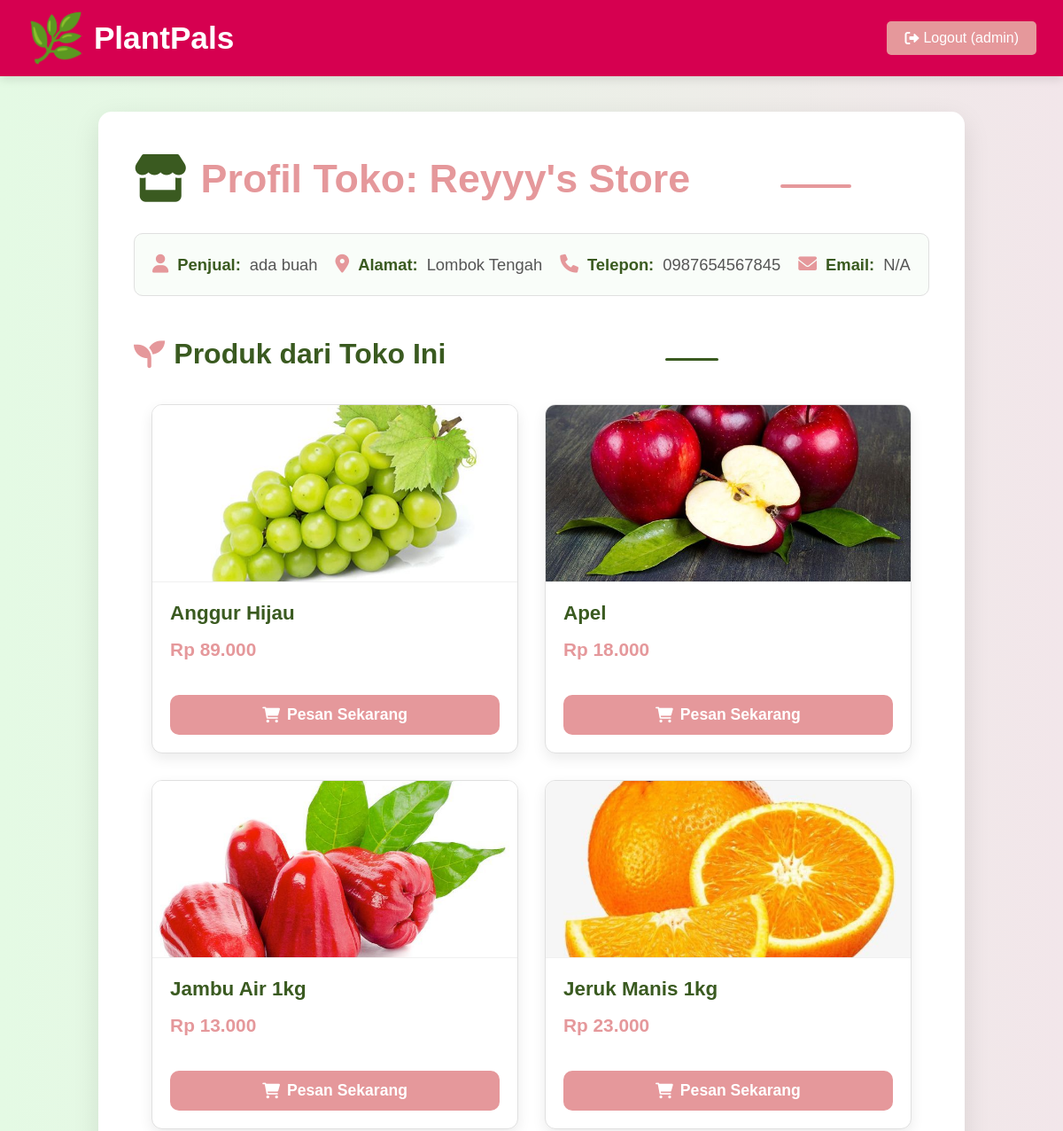
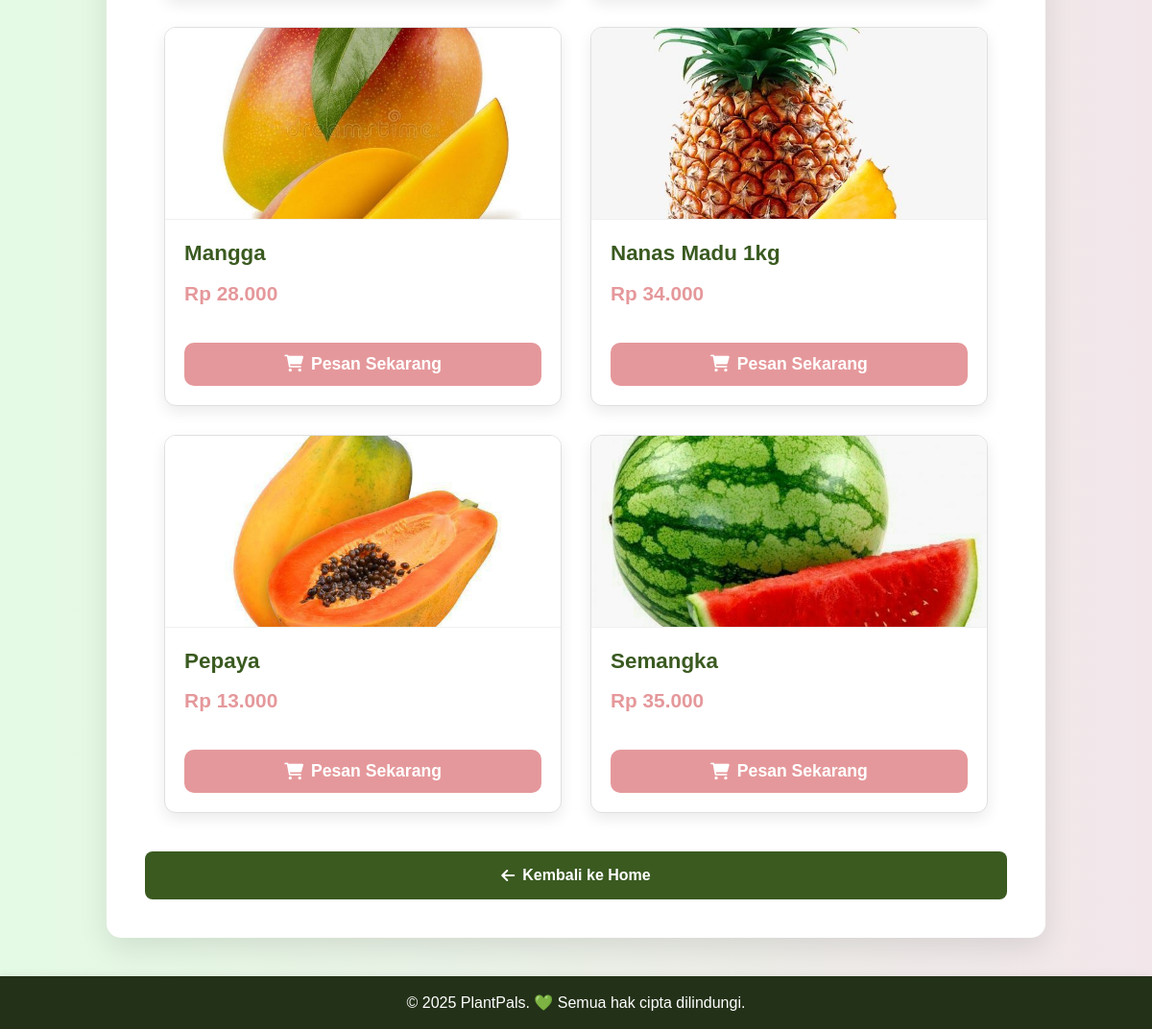
The page /store_profile.php?store_id_string=toko_ada_buah_1749587744 (signed in) on the database its author committed (2 pictures, top to bottom).
### tables this page shows
CREATE TABLE `stores` (
  `id` int(11) NOT NULL,
  `store_id_string` varchar(50) NOT NULL,
  `name` varchar(255) NOT NULL,
  `address` text NOT NULL,
  `phone_number` varchar(20) DEFAULT NULL,
  `email` varchar(100) DEFAULT NULL,
  `seller_user_id` int(11) NOT NULL,
  `created_at` timestamp NOT NULL DEFAULT current_timestamp(),
  `updated_at` timestamp NOT NULL DEFAULT current_timestamp() ON UPDATE current_timestamp(),
  `followers_count` int(11) DEFAULT 0
);

CREATE TABLE `users` (
  `id` int(11) NOT NULL,
  `username` varchar(50) NOT NULL,
  `password` varchar(255) NOT NULL,
  `email` varchar(100) DEFAULT NULL,
  `full_name` varchar(100) DEFAULT NULL,
  `phone_number` varchar(20) DEFAULT NULL,
  `address` text DEFAULT NULL,
  `role` enum('buyer','seller','admin') NOT NULL DEFAULT 'buyer',
  `created_at` timestamp NOT NULL DEFAULT current_timestamp()
);

CREATE TABLE `products` (
  `id` int(11) NOT NULL,
  `name` varchar(100) NOT NULL,
  `img` varchar(255) DEFAULT NULL,
  `scientific_name` varchar(100) DEFAULT NULL,
  `family` varchar(100) DEFAULT NULL,
  `description` text DEFAULT NULL,
  `habitat` text DEFAULT NULL,
  `care_instructions` text DEFAULT NULL,
  `unique_fact` text DEFAULT NULL,
  `price` decimal(10,2) NOT NULL,
  `stock` int(11) NOT NULL DEFAULT 0,
  `seller_id` int(11) DEFAULT NULL,
  `category_id` int(11) DEFAULT NULL,
  `created_at` timestamp NOT NULL DEFAULT current_timestamp(),
  `updated_at` timestamp NOT NULL DEFAULT current_timestamp() ON UPDATE current_timestamp()
);

### store_profile.php (the view, shortened to what this page needs)
<?php
$username = htmlspecialchars($_SESSION['username']);
require_once 'config.php';
$store_details = null;
$store_products = [];
$store_id_string_param = $_GET['store_id_string'] ?? '';
if (!empty($store_id_string_param)) {
    $stmt_store = mysqli_prepare($conn, "SELECT s.id, s.store_id_string, s.name, s.address, s.phone_number, s.email, s.seller_user_id, u.username as seller_username
                                        FROM stores s
                                        JOIN users u ON s.seller_user_id = u.id
                                        WHERE s.store_id_string = ? AND u.role = 'seller'");
    if ($stmt_store) {
        mysqli_stmt_bind_param($stmt_store, "s", $store_id_string_param);
        mysqli_stmt_execute($stmt_store);
        $result_store = mysqli_stmt_get_result($stmt_store);
        $store_details = mysqli_fetch_assoc($result_store);
    }
    if ($store_details) {
        $stmt_products = mysqli_prepare($conn, "SELECT * FROM products WHERE seller_id = ? ORDER BY name ASC");
        if ($stmt_products) {
            mysqli_stmt_bind_param($stmt_products, "i", $store_details['seller_user_id']);
            mysqli_stmt_execute($stmt_products);
            $result_products = mysqli_stmt_get_result($stmt_products);
            while ($row_product = mysqli_fetch_assoc($result_products)) {
                $store_products[] = $row_product;
            }
        }
    }
}
?>
<!DOCTYPE html>
<html lang="id">
<head>
    <link rel="stylesheet" href="/PlantPals/css/main_styles.css">
    <link rel="stylesheet" href="/PlantPals/css/dashboard_styles.css"> <link rel="stylesheet" href="https://cdnjs.cloudflare.com/ajax/libs/font-awesome/6.0.0-beta3/css/all.min.css">
</head>
<body>
    <header>
        <h1><span class="emoji">🌿</span> PlantPals</h1>
        <form action="/PlantPals/logout.php" method="post" style="margin:0;">
            <button class="logout-btn" type="submit" name="logout"><i class="fas fa-sign-out-alt"></i> Logout (<?php echo htmlspecialchars($username); ?>)</button>
        </form>
    </header>
    <div class="store-profile-container">
        <?php if ($store_details): ?>
            <h2><i class="fas fa-store"></i> Profil Toko: <?php echo htmlspecialchars($store_details['name']); ?></h2>
            <div class="store-details">
                <p><i class="fas fa-user"></i> <strong>Penjual:</strong> <?php echo htmlspecialchars($store_details['seller_username']); ?></p>
                <p><i class="fas fa-map-marker-alt"></i> <strong>Alamat:</strong> <?php echo htmlspecialchars($store_details['address'] ?? 'N/A'); ?></p>
                <p><i class="fas fa-phone"></i> <strong>Telepon:</strong> <?php echo htmlspecialchars($store_details['phone_number'] ?? 'N/A'); ?></p>
                <p><i class="fas fa-envelope"></i> <strong>Email:</strong> <?php echo htmlspecialchars($store_details['email'] ?? 'N/A'); ?></p>
            </div>
            <h3 class="products-section-title"><i class="fas fa-seedling"></i> Produk dari Toko Ini</h3>
            <?php if (empty($store_products)): ?>
                <p class="no-products-message">Toko ini belum memiliki produk.</p>
            <?php else: ?>
                <div class="products-from-store-grid">
                    <?php foreach ($store_products as $product): ?>
                        <div class="card">
                            <img src="<?php echo htmlspecialchars($product['img']); ?>" alt="<?php echo htmlspecialchars($product['name']); ?>" />
                            <div class="card-content">
                                <h4><?php echo htmlspecialchars($product['name']); ?></h4>
                                <p class="price">Rp <?php echo number_format($product['price'], 0, ',', '.'); ?></p>
                            </div>
                            <button class="buy-button"
                                    onclick="handleOrder('<?php echo htmlspecialchars($product['name']); ?>', '<?php echo htmlspecialchars($product['price']); ?>', '<?php echo htmlspecialchars($store_details['store_id_string']); ?>', '<?php echo htmlspecialchars($store_details['name'] . " - (" . $store_details['address'] . ")"); ?>');">
                                <i class="fas fa-shopping-cart"></i> Pesan Sekarang
                            </button>
                        </div>
                    <?php endforeach; ?>
                </div>
            <?php endif; ?>
        <?php endif; ?>
        <div class="back-btn-container">
            <a href="/PlantPals/dashboard.php?page=home" class="back-btn"><i class="fas fa-arrow-left"></i> Kembali ke Home</a>
        </div>
    </div>
    <footer>
        <p>&copy; 2025 PlantPals. 💚 Semua hak cipta dilindungi.</p>
    </footer>
</body>
</html>

### CSS/main_styles.css (style rules this page uses)
* { box-sizing: border-box; margin: 0; padding: 0; }
body { font-family: 'Poppins', sans-serif; line-height: 1.6; background: linear-gradient(to right, #FFFF); color: #333; min-height: 100vh; display: flex; flex-direction: column; }
h1, h2, h3, h4, h5, h6, .section-heading, .section-sub-title { font-family: 'Montserrat', sans-serif; }
a { color: #D60050; text-decoration: none; transition: color 0.3s ease; }
header { background-color: #D60050; color: white; padding: 15px 30px; display: flex; justify-content: space-between; align-items: center; box-shadow: 0 4px 10px rgba(0,0,0,0.1); flex-wrap: wrap; gap: 15px; }
header h1 { font-size: 2.2rem; margin: 0; display: flex; align-items: center; }
header h1 .emoji { font-size: 1.5em; margin-right: 10px; line-height: 1; }
.logout-btn { background-color: #E5989B; color: white; border: none; padding: 10px 20px; border-radius: 5px; cursor: pointer; font-size: 1em; transition: background-color 0.3s ease; display: flex; align-items: center; gap: 5px; }
footer { background-color: #233118; color: white; text-align: center; padding: 15px; margin-top: auto; box-shadow: 0 -2px 8px rgba(0,0,0,0.05); }

### CSS/dashboard_styles.css (style rules this page uses)
.back-btn-container { margin-top: 30px; text-align: center; }
.back-btn { display: inline-block; padding: 12px 25px; background-color: #3a5a20; color: white; border-radius: 8px; text-decoration: none; transition: background-color 0.3s ease, transform 0.2s ease; display: flex; align-items: center; justify-content: center; gap: 8px; }

### rows shown on the page
stores: name "Reyyy's Store", seller_user.username "ada buah", address "Lombok Tengah", phone_number "0987654567845", email "N/A"
products: img (picture), name "Anggur Hijau", price "89.000"
products: img (picture), name "Apel", price "18.000"
products: img (picture), name "Jambu Air 1kg", price "13.000"
products: img (picture), name "Jeruk Manis 1kg", price "23.000"
products: img (picture), name "Mangga", price "28.000"
products: img (picture), name "Nanas Madu 1kg", price "34.000"
products: img (picture), name "Pepaya", price "13.000"
products: img (picture), name "Semangka", price "35.000"

### other values the page prints
$username "admin"
